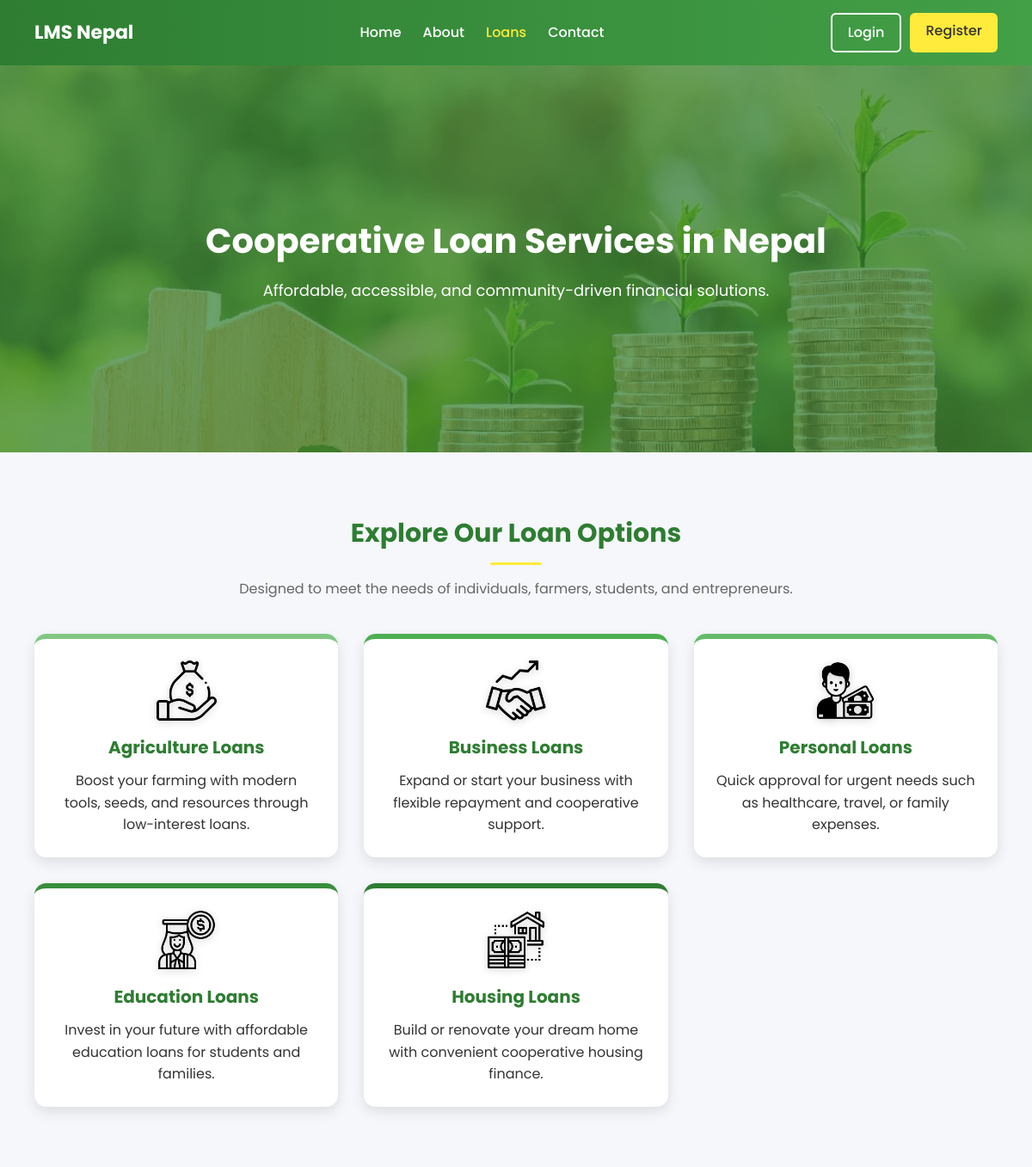
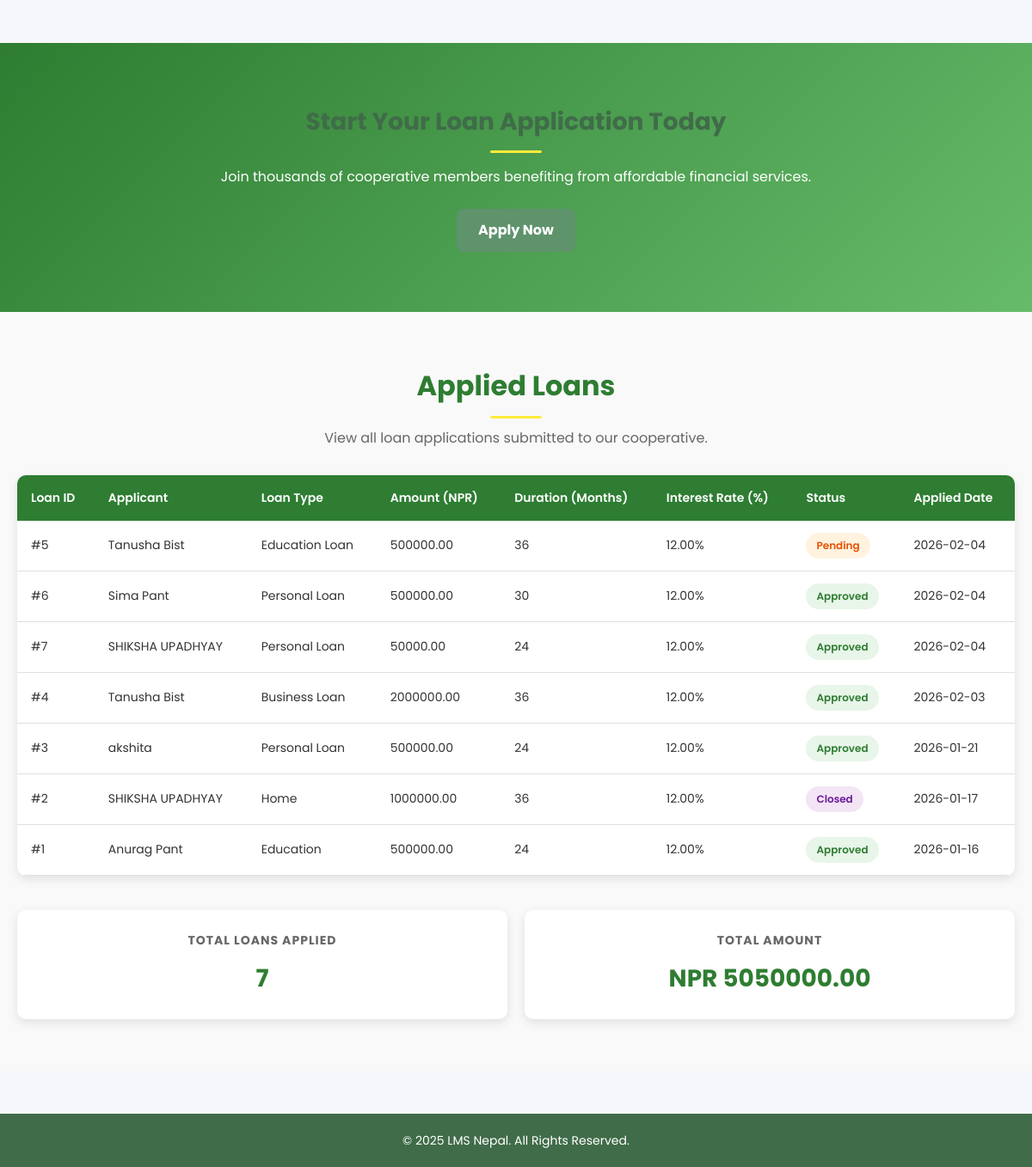
Screenshot of /loans/ with the database file from the repository (2 pictures, top to bottom).
### core/models.py (models this page shows, shortened)
class Loan(models.Model):
    member = models.ForeignKey(Member, on_delete=models.CASCADE)
    loan_type = models.CharField(max_length=50, blank=True)
    amount = models.DecimalField(max_digits=10, decimal_places=2)
    duration_months = models.IntegerField(default=12)
    interest_rate = models.DecimalField(max_digits=5, decimal_places=2)
    purpose = models.TextField(blank=True)
    issued_date = models.DateField(auto_now_add=True)
    due_date = models.DateField()
    monthly_income = models.DecimalField(max_digits=10, decimal_places=2, null=True, blank=True)
    employment_type = models.CharField(max_length=50, blank=True)
    existing_loans = models.CharField(max_length=10, blank=True)
    repayment_method = models.CharField(max_length=50, blank=True)
    remarks = models.TextField(blank=True)
    personal_reason = models.CharField(max_length=100, blank=True, null=True)
    existing_emi = models.DecimalField(max_digits=10, decimal_places=2, null=True, blank=True)
    property_type = models.CharField(max_length=50, blank=True, null=True)
    property_value = models.DecimalField(max_digits=12, decimal_places=2, null=True, blank=True)
    property_location = models.CharField(max_length=200, blank=True, null=True)
    construction_status = models.CharField(max_length=50, blank=True, null=True)
    property_documents = models.FileField(upload_to='loan_documents/', blank=True, null=True)
    co_applicant_name = models.CharField(max_length=100, blank=True, null=True)
    co_applicant_relation = models.CharField(max_length=50, blank=True, null=True)
    student_name = models.CharField(max_length=100, blank=True, null=True)
    course_name = models.CharField(max_length=200, blank=True, null=True)
    institution_name = models.CharField(max_length=200, blank=True, null=True)
    institution_location = models.CharField(max_length=100, blank=True, null=True)
    course_duration = models.IntegerField(null=True, blank=True)
    admission_letter = models.FileField(upload_to='loan_documents/', blank=True, null=True)
    guardian_name = models.CharField(max_length=100, blank=True, null=True)
    guardian_income = models.DecimalField(max_digits=10, decimal_places=2, null=True, blank=True)
    business_name = models.CharField(max_length=200, blank=True, null=True)
    business_type = models.CharField(max_length=100, blank=True, null=True)
    business_registration = models.CharField(max_length=100, blank=True, null=True)
    business_age = models.IntegerField(null=True, blank=True)
    annual_turnover = models.DecimalField(max_digits=12, decimal_places=2, null=True, blank=True)
    business_plan = models.FileField(upload_to='loan_documents/', blank=True, null=True)
    business_address = models.TextField(blank=True, null=True)
    farm_size = models.DecimalField(max_digits=8, decimal_places=2, null=True, blank=True)
    farming_type = models.CharField(max_length=100, blank=True, null=True)
    land_ownership = models.CharField(max_length=50, blank=True, null=True)
    crop_type = models.CharField(max_length=200, blank=True, null=True)
    land_documents = models.FileField(upload_to='loan_documents/', blank=True, null=True)
    irrigation_facility = models.CharField(max_length=20, blank=True, null=True)
    farming_experience = models.IntegerField(null=True, blank=True)
    status = models.CharField(
        max_length=20,
        choices=[
            ('pending', 'Pending'),
            ('approved', 'Approved'),
            ('closed', 'Closed'),
        ],
        default='pending'
    )

class Member(models.Model):
    user = models.OneToOneField(User, on_delete=models.CASCADE)
    phone = models.CharField(max_length=15)
    address = models.TextField()
    dob = models.DateField(null=True, blank=True)
    occupation = models.CharField(max_length=100, blank=True)
    monthly_income = models.DecimalField(max_digits=10, decimal_places=2, null=True, blank=True)
    joined_date = models.DateField(auto_now_add=True)
    profile_photo = models.ImageField(upload_to='profile_photos/', null=True, blank=True)

### core/views.py (the view)
# urls.py: path('loans/', views.loans_view, name='loans'),
def loans_view(request):
    loans = Loan.objects.select_related('member').order_by('-issued_date')
    total_loans = loans.count()
    total_amount = loans.aggregate(total=Sum('amount'))['total'] or 0
    context = {
        'loans': loans,
        'total_loans': total_loans,
        'total_amount': total_amount,
    }
    return render(request, 'core/loans.html', context)

### core/templates/core/loans.html (shortened to what this page needs)
{% load static %}
<link rel="stylesheet" href="{% static 'core/loans.css' %}">
<!DOCTYPE html>
<html lang="en">
<head>
  <link rel="stylesheet" href="loans.css">
  <link rel="stylesheet" href="{% static 'core/style.css' %}">
</head>
<body>
<nav class="navbar">
  <div class="logo">LMS Nepal</div>
  <ul class="nav-links">
    <li><a href="{% url 'index' %}" >Home</a></li>
    <li><a href="{% url 'about' %}">About</a></li>
    <li><a href="{% url 'loans' %}" class="active">Loans</a></li>
    <li><a href="{% url 'contact' %}">Contact</a></li>
  </ul>
  <div class="auth-links">
    <a href="login.html" class="btn login-btn">Login</a>
    <a href="register.html" class="btn register-btn">Register</a>
  </div>
</nav>
  <section class="hero">
    <div class="overlay"></div>
    <div class="hero-content">
      <h1>Cooperative Loan Services in Nepal</h1>
      <p>Affordable, accessible, and community-driven financial solutions.</p>
    </div>
  </section>
  <section class="loan-types">
    <h2>Explore Our Loan Options</h2>
    <p class="subtitle">Designed to meet the needs of individuals, farmers, students, and entrepreneurs.</p>
    <div class="loan-grid">
      <div class="loan-card agriculture">
        <img src="{% static 'core/images/loan-icon.png' %}" alt="Cooperative loans image">
        <h3>Agriculture Loans</h3>
        <p>Boost your farming with modern tools, seeds, and resources through low-interest loans.</p>
      </div>
      <div class="loan-card business">
        <img src="{% static 'core/images/businessloan.png' %}" alt="Cooperative loans image">
        <h3>Business Loans</h3>
        <p>Expand or start your business with flexible repayment and cooperative support.</p>
      </div>
      <div class="loan-card personal">
        <img src="{% static 'core/images/personalloan.png' %}" alt="Cooperative loans image">
        <h3>Personal Loans</h3>
        <p>Quick approval for urgent needs such as healthcare, travel, or family expenses.</p>
      </div>
      <div class="loan-card education">
        <img src="{% static 'core/images/educationloan.png' %}" alt="Cooperative loans image">
        <h3>Education Loans</h3>
        <p>Invest in your future with affordable education loans for students and families.</p>
      </div>
      <div class="loan-card housing">
        <img src="{% static 'core/images/housingloan.png' %}" alt="Cooperative loans image">
        <h3>Housing Loans</h3>
        <p>Build or renovate your dream home with convenient cooperative housing finance.</p>
      </div>
    </div>
  </section>
  <section class="cta">
    <h2>Start Your Loan Application Today</h2>
    <p>Join thousands of cooperative members benefiting from affordable financial services.</p>
    <a href="login.html" class="cta-btn">Apply Now</a>
  </section>
  <section class="applied-loans">
    <div class="container">
      <h2>Applied Loans</h2>
      <p class="subtitle">View all loan applications submitted to our cooperative.</p>
      {% if loans %}
        <div class="loans-table-wrapper">
          <table class="loans-table">
            <thead>
              <tr>
                <th>Loan ID</th>
                <th>Applicant</th>
                <th>Loan Type</th>
                <th>Amount (NPR)</th>
                <th>Duration (Months)</th>
                <th>Interest Rate (%)</th>
                <th>Status</th>
                <th>Applied Date</th>
              </tr>
            </thead>
            <tbody>
              {% for loan in loans %}
              <tr>
                <td>#{{ loan.id }}</td>
                <td>{{ loan.member.user.get_full_name|default:loan.member.user.username }}</td>
                <td>
                  {% if loan.loan_type %}
                    {{ loan.loan_type|title }}
                  {% else %}
                    N/A
                  {% endif %}
                </td>
                <td>{{ loan.amount|floatformat:2 }}</td>
                <td>{{ loan.duration_months|default:"N/A" }}</td>
                <td>{{ loan.interest_rate|floatformat:2 }}%</td>
                <td>
                  <span class="status-badge status-{{ loan.status }}">
                    {{ loan.get_status_display }}
                  </span>
                </td>
                <td>{{ loan.issued_date|date:"Y-m-d" }}</td>
              </tr>
              {% endfor %}
            </tbody>
          </table>
        </div>
        <div class="loans-summary">
          <div class="summary-card">
            <h3>Total Loans Applied</h3>
            <p class="summary-value">{{ total_loans }}</p>
          </div>
          <div class="summary-card">
            <h3>Total Amount</h3>
            <p class="summary-value">NPR {{ total_amount|floatformat:2 }}</p>
          </div>
        </div>
      {% else %}
        <div class="no-loans">
          <p>No loan applications yet. Be the first to apply!</p>
        </div>
      {% endif %}
    </div>
  </section>
  <footer>
    <p>&copy; 2025 LMS Nepal. All Rights Reserved.</p>
  </footer>
</body>
</html>

### core/static/core/loans.css (style rules this page uses)
* { margin: 0; padding: 0; box-sizing: border-box; font-family: 'Poppins', sans-serif; }
body { background: #f5f7fa; color: #333; line-height: 1.6; }
.hero { background: url('images/loansssssss.jpeg') no-repeat center/cover; height: 450px; position: relative; display: flex; justify-content: center; align-items: center; text-align: center; }
.hero .overlay { position: absolute; top: 0; left: 0; width: 100%; height: 100%; background: rgba(46, 125, 50, 0.7); }
.hero-content { position: relative; color: white; z-index: 1; }
.hero-content h1 { font-size: 40px; margin-bottom: 12px; font-weight: 700; }
.hero-content p { font-size: 18px; font-weight: 400; }
.loan-types { padding: 70px 40px; text-align: center; }
.loan-types h2 { font-size: 30px; margin-bottom: 15px; color: #2e7d32; }
.loan-types .subtitle { font-size: 16px; color: #666; margin-bottom: 40px; }
.loan-grid { display: grid; grid-template-columns: repeat(auto-fit, minmax(260px, 1fr)); gap: 30px; }
.loan-card { background: white; padding: 25px; border-radius: 14px; box-shadow: 0 6px 15px rgba(0,0,0,0.1); transition: transform 0.3s, box-shadow 0.3s; position: relative; overflow: hidden; }
.loan-card img { width: 70px; height: 70px; margin-bottom: 15px; filter: drop-shadow(0 2px 4px rgba(0,0,0,0.2)); }
.loan-card h3 { margin-bottom: 10px; font-size: 20px; color: #2e7d32; }
.loan-card.agriculture { border-top: 6px solid #81c784; }
.loan-card.business { border-top: 6px solid #4caf50; }
.loan-card.personal { border-top: 6px solid #66bb6a; }
.loan-card.education { border-top: 6px solid #388e3c; }
.loan-card.housing { border-top: 6px solid #2e7d32; }
.cta { background: linear-gradient(135deg, #2e7d32, #66bb6a); color: white; text-align: center; padding: 70px 20px; margin-top: 50px; }
.cta h2 { margin-bottom: 15px; font-size: 28px; font-weight: 700; }
.cta p { margin-bottom: 25px; font-size: 16px; }
.cta-btn { background: #ffeb3b; color: #2e7d32; padding: 14px 30px; border-radius: 8px; text-decoration: none; font-weight: bold; transition: 0.3s; }
.applied-loans { padding: 60px 20px; background: #f9f9f9; }
.applied-loans .container { max-width: 1200px; margin: 0 auto; }
.applied-loans h2 { text-align: center; font-size: 32px; margin-bottom: 10px; color: #2e7d32; }
.applied-loans .subtitle { text-align: center; color: #666; margin-bottom: 30px; }
.loans-table-wrapper { overflow-x: auto; margin-bottom: 40px; background: white; border-radius: 10px; box-shadow: 0 4px 12px rgba(0, 0, 0, 0.1); }
.loans-table { width: 100%; border-collapse: collapse; font-size: 14px; }
.loans-table thead { background: #2e7d32; color: white; }
.loans-table thead th { padding: 16px; text-align: left; font-weight: 600; }
.loans-table tbody td { padding: 14px 16px; border-bottom: 1px solid #e0e0e0; }
.status-badge { display: inline-block; padding: 6px 12px; border-radius: 20px; font-size: 12px; font-weight: 600; }
.status-pending { background: #fff3e0; color: #e65100; }
.status-approved { background: #e8f5e9; color: #2e7d32; }
.status-closed { background: #f3e5f5; color: #6a1b9a; }
.loans-summary { display: grid; grid-template-columns: repeat(auto-fit, minmax(250px, 1fr)); gap: 20px; margin-top: 30px; }
.summary-card { background: white; padding: 24px; border-radius: 10px; text-align: center; box-shadow: 0 4px 12px rgba(0, 0, 0, 0.1); }
.summary-card h3 { color: #666; font-size: 14px; margin-bottom: 12px; text-transform: uppercase; letter-spacing: 1px; }
.summary-value { font-size: 28px; font-weight: 700; color: #2e7d32; }
footer { text-align: center; padding: 20px; background: #2e7d32; color: white; font-size: 14px; }

### rows the page displays
Loan: id "5", member.user.get_full_name "Tanusha Bist", loan_type "Education Loan", amount "500000.00", duration_months "36", interest_rate "12.00", status "Pending", issued_date "2026-02-04"
Loan: id "6", member.user.get_full_name "Sima Pant", loan_type "Personal Loan", amount "500000.00", duration_months "30", interest_rate "12.00", status "Approved", issued_date "2026-02-04"
Loan: id "7", member.user.get_full_name "SHIKSHA UPADHYAY", loan_type "Personal Loan", amount "50000.00", duration_months "24", interest_rate "12.00", status "Approved", issued_date "2026-02-04"
Loan: id "4", member.user.get_full_name "Tanusha Bist", loan_type "Business Loan", amount "2000000.00", duration_months "36", interest_rate "12.00", status "Approved", issued_date "2026-02-03"
Loan: id "3", member.user.get_full_name "akshita", loan_type "Personal Loan", amount "500000.00", duration_months "24", interest_rate "12.00", status "Approved", issued_date "2026-01-21"
Loan: id "2", member.user.get_full_name "SHIKSHA UPADHYAY", loan_type "Home", amount "1000000.00", duration_months "36", interest_rate "12.00", status "Closed", issued_date "2026-01-17"
Loan: id "1", member.user.get_full_name "Anurag Pant", loan_type "Education", amount "500000.00", duration_months "24", interest_rate "12.00", status "Approved", issued_date "2026-01-16"

### other values shown
{{ total_loans }} "7"
{{ total_amount|floatformat:2 }} "5050000.00"
